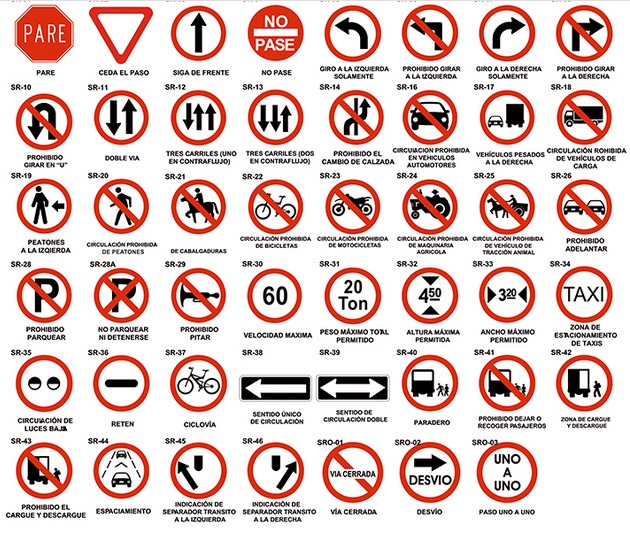
#> input picture Tutoriales/mv.images/reglamen.jpg, 630 x 534 px
$ python combineColors.py
#> lines starting #> are read from the running program, lines starting #| are printed output that depends on the picture
### Tutoriales/mv.comonfunctions/colort_utils.py
# import the necessary packages
import numpy as np
import cv2


def color_transfer(source, target):
    """
    Transfers the color distribution from the source to the target
    image using the mean and standard deviations of the L*a*b*
    color space.

    This implementation is (loosely) based on to the "Color Transfer
    between Images" paper by Reinhard et al., 2001.

    Parameters:
    -------
    source: NumPy array
        OpenCV image in BGR color space (the source image)
    target: NumPy array
        OpenCV image in BGR color space (the target image)

    Returns:
    -------
    transfer: NumPy array
        OpenCV image (w, h, 3) NumPy array (uint8)
    """
    # convert the images from the RGB to L*ab* color space, being
    # sure to utilizing the floating point data type (note: OpenCV
    # expects floats to be 32-bit, so use that instead of 64-bit)
    source = cv2.cvtColor(source, cv2.COLOR_BGR2LAB).astype("float32")
    target = cv2.cvtColor(target, cv2.COLOR_BGR2LAB).astype("float32")

    # compute color statistics for the source and target images
    (lMeanSrc, lStdSrc, aMeanSrc, aStdSrc, bMeanSrc, bStdSrc) = image_stats(source)
    (lMeanTar, lStdTar, aMeanTar, aStdTar, bMeanTar, bStdTar) = image_stats(target)

    # subtract the means from the target image
    (l, a, b) = cv2.split(target)
    l -= lMeanTar
    a -= aMeanTar
    b -= bMeanTar

    # scale by the standard deviations
    l = (lStdTar / lStdSrc) * l
    a = (aStdTar / aStdSrc) * a
    b = (bStdTar / bStdSrc) * b

    # add in the source mean
    l += lMeanSrc
    a += aMeanSrc
    b += bMeanSrc

    # clip the pixel intensities to [0, 255] if they fall outside
    # this range
    l = np.clip(l, 0, 255)
    a = np.clip(a, 0, 255)
    b = np.clip(b, 0, 255)

    # merge the channels together and convert back to the RGB color
    # space, being sure to utilize the 8-bit unsigned integer data
    # type
    transfer = cv2.merge([l, a, b])
    transfer = cv2.cvtColor(transfer.astype("uint8"), cv2.COLOR_LAB2BGR)

    # return the color transferred image
    return transfer


def image_stats(image):
    """
    Parameters:
    -------
    image: NumPy array
        OpenCV image in L*a*b* color space

    Returns:
    -------
    Tuple of mean and standard deviations for the L*, a*, and b*
    channels, respectively
    """
    # compute the mean and standard deviation of each channel
    (l, a, b) = cv2.split(image)
    (lMean, lStd) = (l.mean(), l.std())
    (aMean, aStd) = (a.mean(), a.std())
    (bMean, bStd) = (b.mean(), b.std())

    # return the color statistics
    return (lMean, lStd, aMean, aStd, bMean, bStd)

### Tutoriales/mv.sunset/combineColors.py
import colort_utils as cu
import cv2

targetColors = cv2.imread("../mv.images/reglamen.jpg")
#> targetColors is the input picture: shape (534, 630, 3); mean B, G, R 197.6, 200.9, 225.3
normal = cv2.imread("../mv.images/Rojos.png")
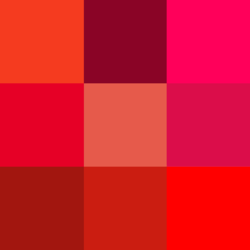
#> input picture Tutoriales/mv.images/Rojos.png, 250 x 250 px
#> normal is the input picture: shape (250, 250, 3); mean B, G, R 42, 24.1, 215.3


transfer = cu.color_transfer(normal,targetColors)
#> in color_transfer, `source = cv2.cvtColor(source, cv2.COLOR_BGR2LAB).astype("float32")`:
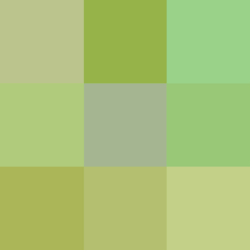
#> source: shape (250, 250, 3) float32; mean of channels 0, 1, 2 119.2, 194.6, 169.8; drawn as B, G, R
#> in color_transfer, `target = cv2.cvtColor(target, cv2.COLOR_BGR2LAB).astype("float32")`:
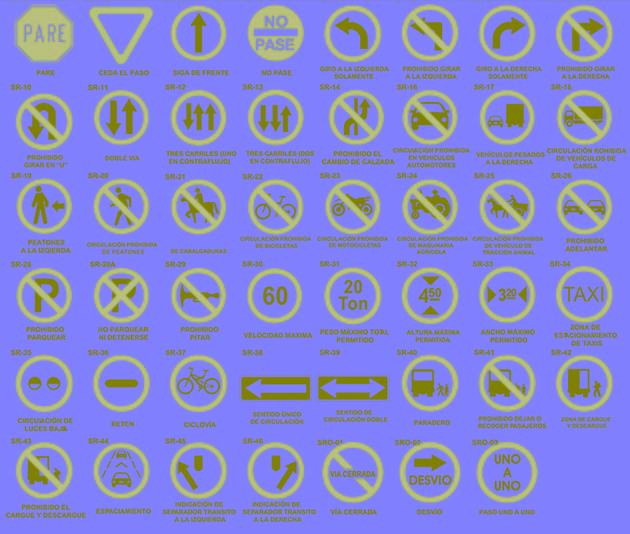
#> target: shape (534, 630, 3) float32; mean of channels 0, 1, 2 212.5, 137, 135.3; drawn as B, G, R
#> in image_stats, `(l, a, b) = cv2.split(image)`:
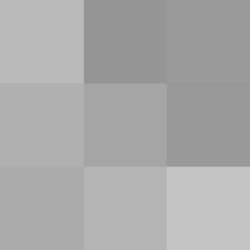
#> b: shape (250, 250) float32; min 149, max 195, mean 169.8
#> in image_stats, `(lMean, lStd) = (l.mean(), l.std())`: lMean = 119.2; lStd = 23.43
#> in image_stats, `(aMean, aStd) = (a.mean(), a.std())`: aMean = 194.6; aStd = 11.06
#> in image_stats, `(bMean, bStd) = (b.mean(), b.std())`: bMean = 169.8; bStd = 14.97
#> in color_transfer, `(lMeanSrc, lStdSrc, aMeanSrc, aStdSrc, bMeanSrc, bStdSrc) = image_stat..`: lMeanSrc = 119.2; lStdSrc = 23.43; aMeanSrc = 194.6; aStdSrc = 11.06; bMeanSrc = 169.8; bStdSrc = 14.97
#> in image_stats (call 2), `(l, a, b) = cv2.split(image)`:
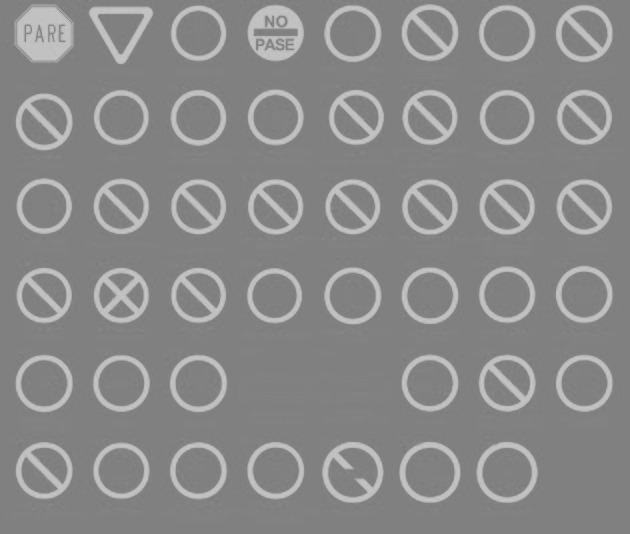
#> a: shape (534, 630) float32; min 121, max 199, mean 137
#> in image_stats (call 2), `(lMean, lStd) = (l.mean(), l.std())`: lMean = 212.1; lStd = 71.84
#> in image_stats (call 2), `(aMean, aStd) = (a.mean(), a.std())`: aMean = 137; aStd = 20.45
#> in image_stats (call 2), `(bMean, bStd) = (b.mean(), b.std())`: bMean = 135.4; bStd = 17.07
#> in color_transfer, `(lMeanTar, lStdTar, aMeanTar, aStdTar, bMeanTar, bStdTar) = image_stat..`: lMeanTar = 212.1; lStdTar = 71.84; aMeanTar = 137; aStdTar = 20.45; bMeanTar = 135.4; bStdTar = 17.07
#> in color_transfer, `a = np.clip(a, 0, 255)`:
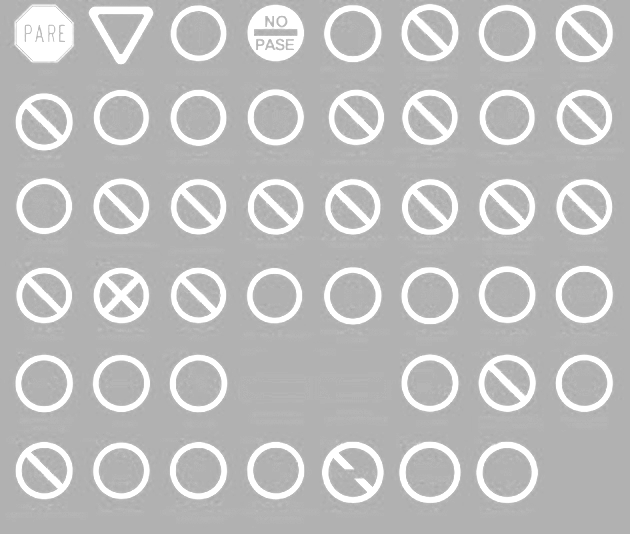
#> a: shape (534, 630) float32; min 165, max 255, mean 190.2
#> in color_transfer, `transfer = cv2.cvtColor(transfer.astype("uint8"), cv2.COLOR_LAB2BGR)`:
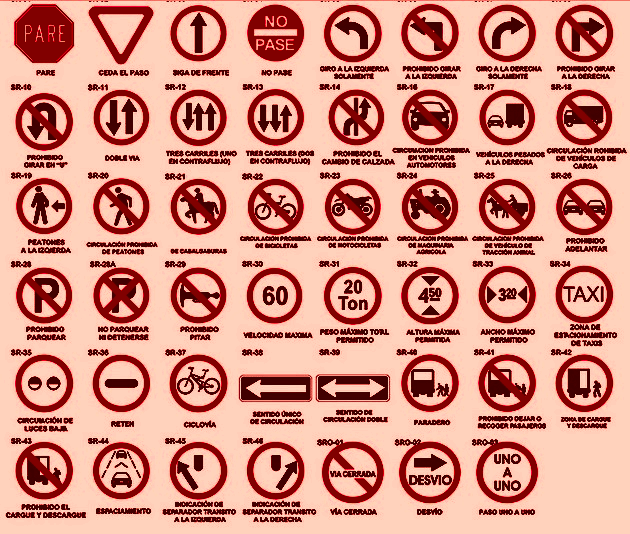
#> transfer: shape (534, 630, 3); mean B, G, R 129.9, 144.9, 214.3

cv2.imshow("targer",targetColors)
cv2.imshow("tNormal",normal)
cv2.imshow("color",transfer)
cv2.waitKey(0)
